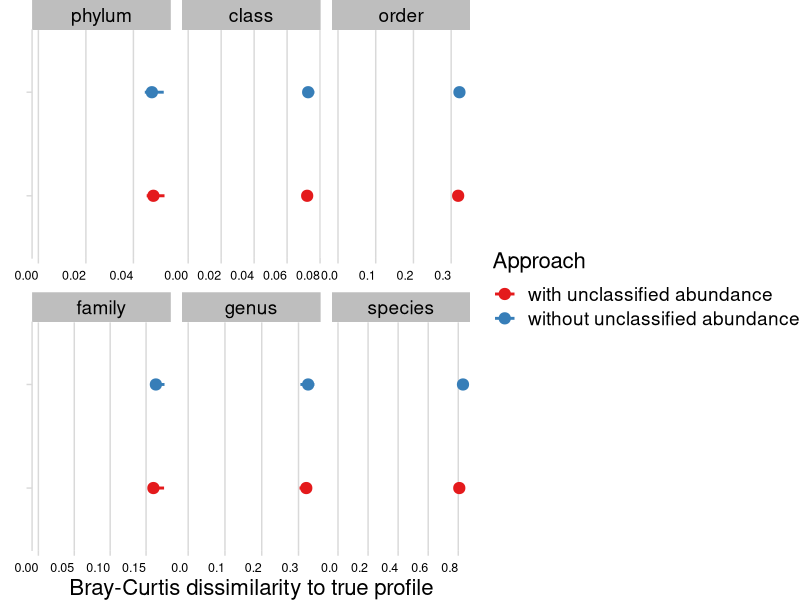
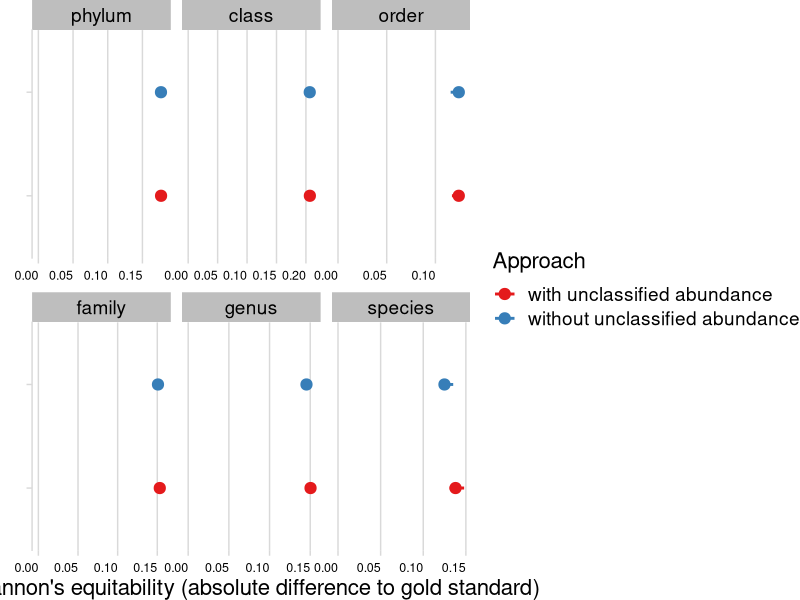

Here is the R script that generated these plots, in order: (Note: this script raises an error after producing the figures.)
require(ggplot2)
require(readr)
require(cowplot)
require(dplyr)
library(tidyr)

pm <- read_tsv("../results/all_tools-profiling_evaluation-CAMI1_hc.tsv")
pm <- pm %>% filter(metric %in% c("Bray-Curtis distance", "Shannon equitability", "Sum of abundances"))
pm <- pm %>% filter(rank != "superkingdom") %>% filter(rank != "strain")
pm <- pm %>%
  group_by(sample, metric) %>%
  mutate(dvalue = abs(value - value[tool == "Gold standard"]))
pm <- pm %>% filter(tool != "Gold standard")
pm$rank <- factor(
  pm$rank,
  levels = c("phylum", "class", "order", "family", "genus", "species")
)
pm <- pm %>% filter(tool %in% c("CONSULT-II (Eq. 7 without unclassified)", "CONSULT-II (Eq. 7)"))
pm$tool[pm$tool == "CONSULT-II (Eq. 7 without unclassified)"] <- "without unclassified abundance"
pm$tool[pm$tool == "CONSULT-II (Eq. 7)"] <- "with unclassified abundance"
pm$tool <- factor(pm$tool)
pm <- pm %>%
  group_by(rank, tool, metric) %>%
  summarise(lower = min(dvalue), upper = max(dvalue), p = mean(dvalue))
pm$metric <- as.factor(pm$metric)

bc_plot <- ggplot(pm %>% filter(metric == "Bray-Curtis distance"),
                  mapping = aes(x = p, y = reorder(tool, p), color = tool)) +
  geom_pointrange(size =  0.7, linewidth = 1, mapping = aes(xmin = lower, xmax = upper)) +
  facet_wrap(vars(rank), scales = "free_x") +
  xlim(0, NA) +
  theme_minimal_vgrid(font_size = 16) +
  labs(color = "Approach", y = "", x = "Bray-Curtis dissimilarity to true profile") +
  scale_colour_brewer(palette = "Set1", type = "seq") +
  theme(strip.background = element_rect(fill = "gray")) +
  theme(axis.text.y = element_blank(), axis.text.x = element_text(vjust = 0.5, hjust = 1, size=9)) +
  theme(plot.margin = unit(c(0, 0, 0, 0), "cm"))+
  scale_shape_manual(values=c(1,16))
bc_plot
se_plot <- ggplot(pm %>% filter(metric == "Shannon equitability"), mapping = aes(x = p, y = tool, color = tool)) +
  geom_pointrange(size =  0.7, linewidth = 1, mapping = aes(xmin = lower, xmax = upper)) +
  facet_wrap(vars(rank), scales = "free_x") +
  xlim(0, NA) +
  theme_minimal_vgrid(font_size = 16) +
  labs(color = "Approach", y = "", x = "Shannon's equitability (absolute difference to gold standard)") +
  scale_colour_brewer(palette = "Set1") +
  theme(strip.background = element_rect(fill = "gray")) +
  theme(axis.text.y = element_blank(), axis.text.x = element_text(vjust = 0.5, hjust = 1, size=9)) +
  theme(plot.margin = unit(c(0, 0, 0, 0), "mm"))
se_plot
figperf <- plot_grid(
  bc_plot + theme(legend.box.margin = margin(0, 0, 0, 0), legend.position = "top"),
  ggplot() + theme_void(),
  se_plot + theme(legend.position = "none"),
  ncol = 1,
  rel_heights = c(1.2, 0.2, 1)
)
ggsave2("../figures/profiling_unclassified_comparison.pdf", width = 10, height = 6)

ut <- read_tsv("../results/unclassified_abundances.tsv")
ut$rank <- factor(
  ut$rank,
  levels = c("kingdom", "phylum", "class", "order", "family", "genus", "species")
)
ut <- ut %>%
  group_by(rank) %>%
  summarise(lower=min(100-portion), upper=max(100-portion), p=mean(100-portion))

figut <- ggplot(ut) + 
  geom_bar(aes(x=rank, y=p, fill=rank), color="black", stat="identity", alpha=0.7) +
  geom_errorbar(aes(x=rank, ymin=lower, ymax=upper), width=0.4,  alpha=0.9, size=1.3) +
  theme_cowplot() +
  labs(x="Taxonomic rank", y="Unclassified taxon abundance") +
  ylim(c(0,100)) +
  theme(axis.text.x = element_text(angle=90)) +
  scale_fill_brewer(palette="Paired", guide="none")
ggsave2("../figures/profiling_unclassified_taxon_proportions.pdf", width = 4, height = 4)

plot_grid(figperf, plot_grid(ggplot() + theme_void(), figut, ggplot() + theme_void(), ncol=1, rel_heights = c(1,2,1)), rel_widths = c(4, 2.5), ncol=2, labels=c("a", "b"))
ggsave2("../figures/profiling_with_unclassified.pdf", width = 13, height = 6)